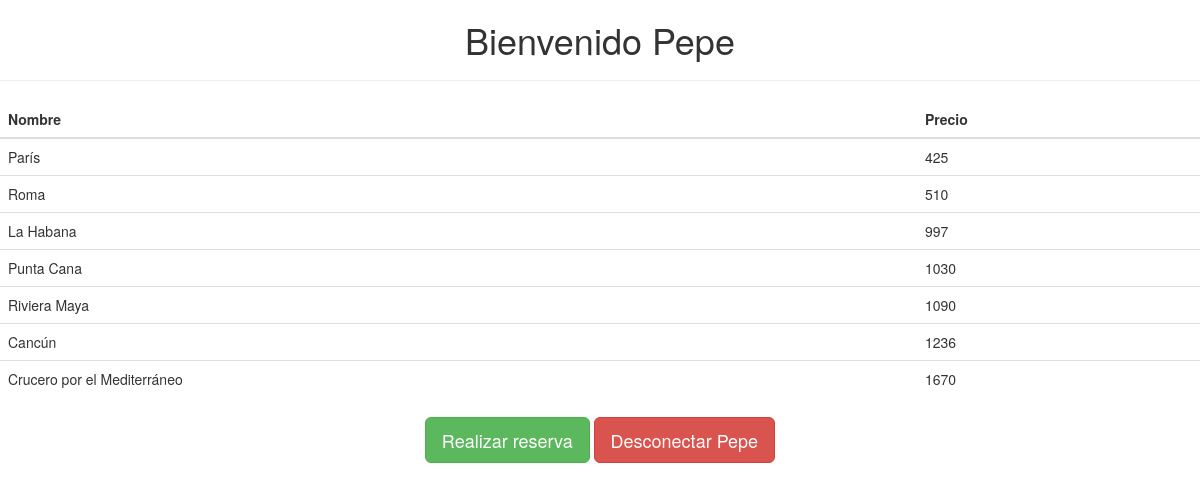
The app's page /Ejercicio2/viajes.php (signed in) with its own data.
### tables this page shows
CREATE TABLE `viajes` (
  `id_viaje` int(10) unsigned NOT NULL auto_increment,
  `nombre` varchar(45) NOT NULL,
  `precio` decimal(10,0) NOT NULL,
  PRIMARY KEY  (`id_viaje`)
);

### Ejercicio2/BD.php (called while the page is built, shortened)
<?php
class BD{
	public static function CargaViajes(){
		$dwes= new mysqli('localhost','root','','agencia');
		$consulta=$dwes->stmt_init();
		$consulta->prepare("SELECT nombre, precio FROM viajes ORDER BY precio ASC");
		$consulta->execute();
		$consulta->bind_result($nombre, $precio);
		$n=array();
		while( $consulta->fetch() ){
			$n[]=array($nombre,
						$precio);
		}
		return $n;
	}
}
 ?>

### Ejercicio2/viajes.php (the view, shortened to what this page needs)
<?php
require_once "head.php";
if(isset($_SESSION["usuario"])){
?>
<body>
	<h1 class="text-center">Bienvenido <?php echo $_SESSION["usuario"]; ?></h1>
	<hr>
		<div class="row">
			<div class="col-xs-12 col-sm-12 col-md-12 col-lg-12">
				<div class="table-responsive">
					<table class="table table-hover">
						<thead>
							<tr>
								<th>Nombre</th>
								<th>Precio</th>
							</tr>
						</thead>
						<tbody>
							<?php
								$viaje=BD::CargaViajes();
								foreach ($viaje as $v) {
							?>
							<tr>
								<td>
									<?php
										echo $v[0];
									?>
								</td>
								<td>
									<?php
										echo $v[1];
									?>
								</td>
							</tr>
							<?php } ?>
						</tbody>
					</table>
				</div>
			</div>
			<div class="text-center">
				<div class="col-xs-12 col-sm-12 col-md-12 col-lg-12">
					<form action=" " method="POST" role="form">
						<button type="submit" name="tras" class="btn btn-lg btn-success">Realizar reserva</button>
						<button type="submit" name="desc" class="btn btn-lg btn-danger">Desconectar <?php echo $_SESSION["usuario"]; ?></button>
					</form>
				</div>
			</div>
		</div>
<?php
}
require_once "pie.php";
?>

### Ejercicio2/head.php (shortened to what this page needs)
<?php
require_once "BD.php";
?>
<!DOCTYPE html>
<html lang="es">
	<head>
		<link href="//netdna.bootstrapcdn.com/bootstrap/3.1.1/css/bootstrap.min.css" rel="stylesheet">
	</head>

### Ejercicio2/pie.php (shortened to what this page needs)
	</body>
</html>

### records on screen
viajes: nombre "París", precio "425"
viajes: nombre "Roma", precio "510"
viajes: nombre "La Habana", precio "997"
viajes: nombre "Punta Cana", precio "1030"
viajes: nombre "Riviera Maya", precio "1090"
viajes: nombre "Cancún", precio "1236"
viajes: nombre "Crucero por el Mediterráneo", precio "1670"

### other values on screen
$_SESSION["usuario"] "Pepe"
